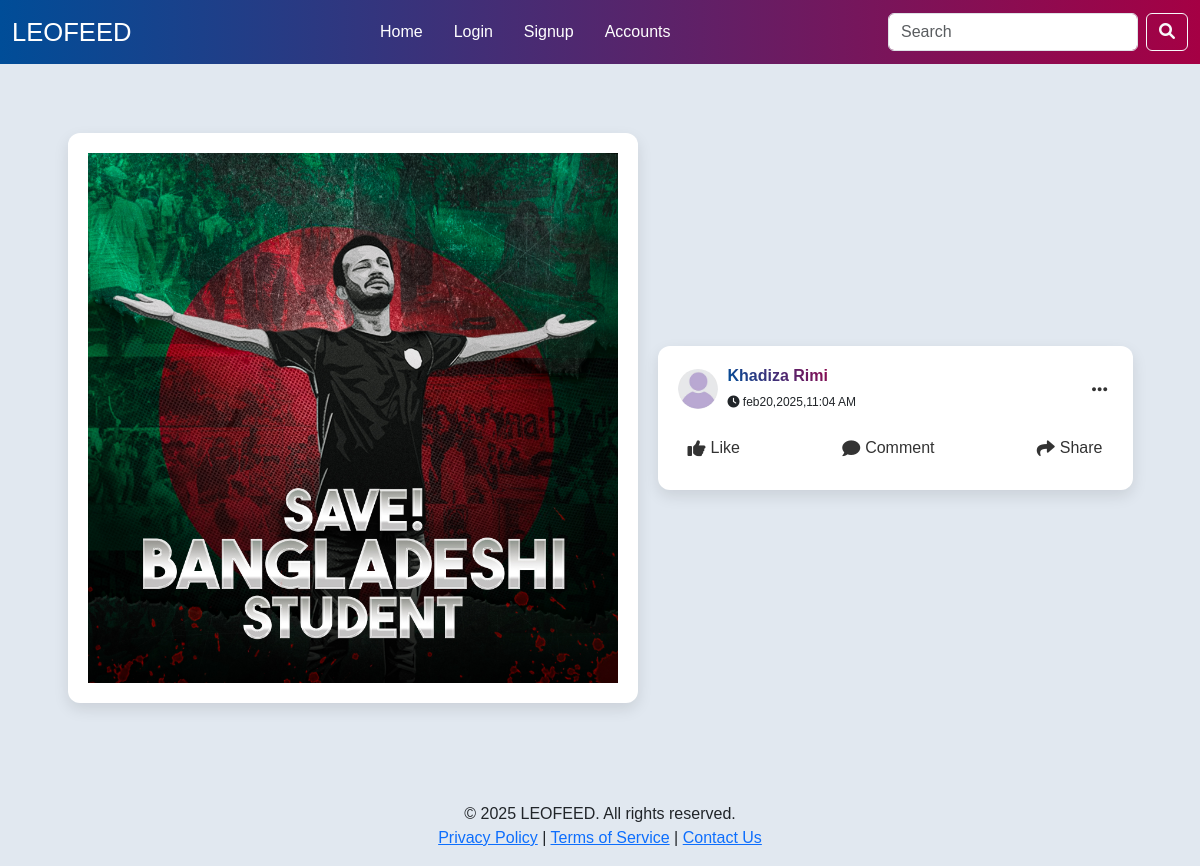
Page /status/15/ on the committed database.
### app_post/models.py (models this page shows, shortened)
class Post(models.Model):
    user = models.ForeignKey(User, on_delete=models.CASCADE)
    post_content = models.TextField(blank=True, null=True)
    post_image = models.ImageField(
        upload_to="posts/image/", blank=True, null=True)
    created_at = models.DateTimeField(auto_now_add=True)
    updated_at = models.DateTimeField(auto_now=True)

### app_post/views.py (the view)
# urls.py: path('status/<int:id>/', views.post_detail, name='post_detail'),
def post_detail(request, id):
    post = get_object_or_404(Post, id=id)
    context = {
        'post': post,
    }
    return render(request, 'app_post/post_detail.html', context)

### templates/app_post/post_detail.html (shortened to what this page needs)
{% extends 'layout.html' %}
{% load static %}
{% block content %}
<div class="container d-flex justify-content-center align-items-center my-5" style="min-height: 80vh;">
    <div class="row justify-content-center align-items-center">
        {% if post.post_image %}
        <div class="col-md-6 post-details-card">
            <img src="{{ post.post_image.url }}" style="width:100%;">
        </div>
        {% endif %}
        {% if not post.post_image %}
        <div class="col-md-10 post-details-card">
            {% else %}
            <div class="col-md-5 post-details-card">
                {% endif %}
                <div class="post-header">
                    <img src="{% static 'img/profile_demo_image.jpeg' %}" class="profile-image" alt="Profile Image">
                    <div class="user-time">
                        <h6 class="post-user"><b>{{ post.user.first_name }}&nbsp;{{ post.user.last_name }}</b></h6>
                        <i class="fa-solid fa-clock"></i>&nbsp;{{ post.created_at|date:"bj,Y,g:i A" }}
                    </div>
                    <div class="post-menu" onclick="toggleDropdown(this)">
                        <i class="fas fa-ellipsis-h"></i>
                    </div>
                </div>
                <div class="post-actions">
                    <button><i class="fas fa-thumbs-up"></i> Like</button>
                    <button onclick="toggleCommentBox(this)"><i class="fas fa-comment"></i> Comment</button>
                    <button><i class="fas fa-share"></i> Share</button>
                </div>
            </div>
        </div>
    </div>
    {% endblock content %}

### static/css/style.css (style rules this page uses)
body { font-family: 'ubuntu', sans-serif; background: #e1e8f0; padding-top: 50px; }
.post-details-card { background: white; border-radius: 12px; box-shadow: 0 6px 15px rgba(0, 0, 0, 0.1); padding: 20px; margin-bottom: 30px; margin: 10px; }
.post-actions { display: flex; justify-content: space-between; margin-top: 15px; }
.post-actions button { background: transparent; background: #ffffff; color: #333; border: none; padding: 10px; border-radius: 5px; transition: all 0.3s ease; display: flex; align-items: center; }
.post-actions i { margin-right: 5px; font-size: 18px; vertical-align: middle; }
.post-user { background: linear-gradient(60deg, #004D98, #A50044); -webkit-background-clip: text; -webkit-text-fill-color: transparent; }
.post-header { display: flex; align-items: center; font-size: 12px; }
.profile-image { width: 40px; height: 40px; border-radius: 50%; margin-right: 10px; object-fit: cover; }
.user-time { display: d-flex; align-items: center; }
.user-time h6 { margin-right: 10px; }
.post-menu { position: relative; margin-left: auto; cursor: pointer; }
.post-menu i { font-size: 18px; color: #333; padding: 5px; }

### rows in the picture
Post: post_image (picture), user.first_name "Khadiza", user.last_name "Rimi", created_at "feb20,2025,11:04 AM"
